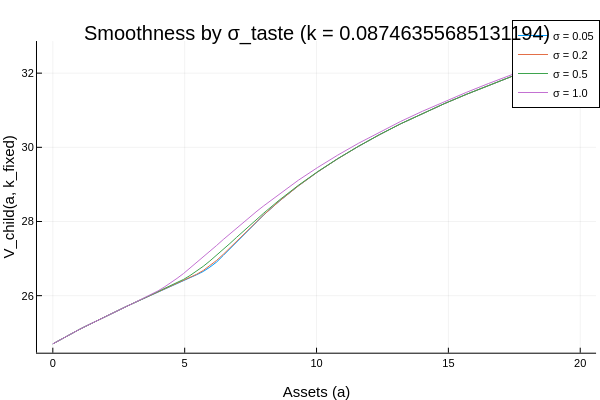

The notebook cell saved with this chart:
### Code cell
using Plots

# --- Settings ---
sigma_taste_list = [0.05, 0.2, 0.5, 1.0]   # Try a range!
Nq = 30
nodes, weights = gausshermite(Nq)
weights = weights / sqrt(pi)

# Fixed k cross-section
k_idx = 2
k_fixed = child_model.k_grid[k_idx]
a_vec = child_model.a_grid

# Prepare the plot
plot(
    xlabel = "Assets (a)",
    ylabel = "V_child(a, k_fixed)",
    title = "Smoothness by σ_taste (k = $k_fixed)",
    legend = :topright
)

# --- Loop over σ_taste and plot each cross-section ---
for sigma_taste in sigma_taste_list
    V_child_interp = create_child_value_interpolator_expected_p(
        child_model, sigma_taste, nodes, weights
    )
    V_cross = [V_child_interp(a, k_fixed) for a in a_vec]
    plot!(a_vec, V_cross, label = "σ = $sigma_taste")
end

display(current())  # Needed in some Julia environments (optional)

### Figure 1 — Plotly figure (JSON) as saved in the notebook; plotly's stock layout.template omitted (floating-point values rounded to 4 significant figures)
{"data": [{"colorbar": {"len": 0.8657, "title": "", "x": 0.9934, "y": 0.5087}, "legendgroup": "σ = 0.05", "line": {"color": "rgba(0, 154, 250, 1.000)", "dash": "solid", "shape": "linear", "width": 1}, "mode": "lines", "name": "σ = 0.05", "showlegend": true, "type": "scatter", "x": [0, 0.1654, 0.3545, 0.5537, 0.7599, 0.9712, 1.187, 1.406, 1.629, 1.854, 2.082, 2.312, 2.544, 2.778, 3.014, 3.252, 3.491, 3.732, 3.974, 4.218, 4.463, 4.709, 4.956, 5.204, 5.454, 5.704, 5.956, 6.208, 6.462, 6.716, 6.971, 7.227, 7.484, 7.742, 8, 8.61, 9.308, 10.04, 10.8, 11.58, 12.38, 13.19, 14.01, 14.84, 15.68, 16.53, 17.39, 18.25, 19.12, 20], "xaxis": "x", "y": [24.7, 24.77, 24.84, 24.92, 25.0, 25.08, 25.15, 25.23, 25.31, 25.39, 25.47, 25.55, 25.63, 25.7, 25.78, 25.86, 25.94, 26.02, 26.1, 26.17, 26.25, 26.33, 26.41, 26.49, 26.56, 26.65, 26.77, 26.9, 27.08, 27.26, 27.45, 27.64, 27.83, 28.01, 28.18, 28.56, 28.96, 29.34, 29.69, 30.02, 30.34, 30.63, 30.91, 31.18, 31.43, 31.67, 31.91, 32.14, 32.36, 32.58], "yaxis": "y"}, {"colorbar": {"len": 0.8657, "title": "", "x": 0.9934, "y": 0.5087}, "legendgroup": "σ = 0.2", "line": {"color": "rgba(227, 111, 71, 1.000)", "dash": "solid", "shape": "linear", "width": 1}, "mode": "lines", "name": "σ = 0.2", "showlegend": true, "type": "scatter", "x": [0, 0.1654, 0.3545, 0.5537, 0.7599, 0.9712, 1.187, 1.406, 1.629, 1.854, 2.082, 2.312, 2.544, 2.778, 3.014, 3.252, 3.491, 3.732, 3.974, 4.218, 4.463, 4.709, 4.956, 5.204, 5.454, 5.704, 5.956, 6.208, 6.462, 6.716, 6.971, 7.227, 7.484, 7.742, 8, 8.61, 9.308, 10.04, 10.8, 11.58, 12.38, 13.19, 14.01, 14.84, 15.68, 16.53, 17.39, 18.25, 19.12, 20], "xaxis": "x", "y": [24.7, 24.77, 24.84, 24.92, 25.0, 25.08, 25.15, 25.23, 25.31, 25.39, 25.47, 25.55, 25.63, 25.7, 25.78, 25.86, 25.94, 26.02, 26.1, 26.17, 26.25, 26.33, 26.41, 26.49, 26.58, 26.68, 26.8, 26.95, 27.11, 27.29, 27.47, 27.65, 27.83, 28.01, 28.18, 28.56, 28.96, 29.34, 29.69, 30.02, 30.34, 30.63, 30.91, 31.18, 31.43, 31.67, 31.91, 32.14, 32.36, 32.58], "yaxis": "y"}, {"colorbar": {"len": 0.8657, "title": "", "x": 0.9934, "y": 0.5087}, "legendgroup": "σ = 0.5", "line": {"color": "rgba(62, 164, 78, 1.000)", "dash": "solid", "shape": "linear", "width": 1}, "mode": "lines", "name": "σ = 0.5", "showlegend": true, "type": "scatter", "x": [0, 0.1654, 0.3545, 0.5537, 0.7599, 0.9712, 1.187, 1.406, 1.629, 1.854, 2.082, 2.312, 2.544, 2.778, 3.014, 3.252, 3.491, 3.732, 3.974, 4.218, 4.463, 4.709, 4.956, 5.204, 5.454, 5.704, 5.956, 6.208, 6.462, 6.716, 6.971, 7.227, 7.484, 7.742, 8, 8.61, 9.308, 10.04, 10.8, 11.58, 12.38, 13.19, 14.01, 14.84, 15.68, 16.53, 17.39, 18.25, 19.12, 20], "xaxis": "x", "y": [24.7, 24.77, 24.84, 24.92, 25.0, 25.08, 25.15, 25.23, 25.31, 25.39, 25.47, 25.55, 25.63, 25.7, 25.78, 25.86, 25.94, 26.02, 26.1, 26.18, 26.26, 26.34, 26.44, 26.54, 26.66, 26.79, 26.94, 27.09, 27.25, 27.41, 27.57, 27.74, 27.91, 28.07, 28.23, 28.59, 28.97, 29.34, 29.7, 30.03, 30.34, 30.63, 30.91, 31.18, 31.43, 31.67, 31.91, 32.14, 32.36, 32.58], "yaxis": "y"}, {"colorbar": {"len": 0.8657, "title": "", "x": 0.9934, "y": 0.5087}, "legendgroup": "σ = 1.0", "line": {"color": "rgba(195, 113, 210, 1.000)", "dash": "solid", "shape": "linear", "width": 1}, "mode": "lines", "name": "σ = 1.0", "showlegend": true, "type": "scatter", "x": [0, 0.1654, 0.3545, 0.5537, 0.7599, 0.9712, 1.187, 1.406, 1.629, 1.854, 2.082, 2.312, 2.544, 2.778, 3.014, 3.252, 3.491, 3.732, 3.974, 4.218, 4.463, 4.709, 4.956, 5.204, 5.454, 5.704, 5.956, 6.208, 6.462, 6.716, 6.971, 7.227, 7.484, 7.742, 8, 8.61, 9.308, 10.04, 10.8, 11.58, 12.38, 13.19, 14.01, 14.84, 15.68, 16.53, 17.39, 18.25, 19.12, 20], "xaxis": "x", "y": [24.7, 24.77, 24.84, 24.92, 25.0, 25.08, 25.15, 25.23, 25.31, 25.39, 25.47, 25.55, 25.63, 25.7, 25.78, 25.86, 25.94, 26.03, 26.12, 26.23, 26.34, 26.47, 26.6, 26.74, 26.88, 27.04, 27.2, 27.35, 27.51, 27.67, 27.82, 27.98, 28.13, 28.28, 28.42, 28.75, 29.11, 29.46, 29.79, 30.11, 30.41, 30.7, 30.97, 31.23, 31.48, 31.72, 31.96, 32.19, 32.41, 32.63], "yaxis": "y"}], "layout": {"annotations": [{"font": {"color": "rgba(0, 0, 0, 1.000)", "family": "sans-serif", "size": 20}, "rotation": 0, "showarrow": false, "text": "Smoothness by σ_taste (k = 0.08746355685131194)", "x": 0.5275, "xanchor": "center", "xref": "paper", "y": 1, "yanchor": "top", "yref": "paper"}], "height": 400, "legend": {"bgcolor": "rgba(255, 255, 255, 1.000)", "bordercolor": "rgba(0, 0, 0, 1.000)", "borderwidth": 1, "font": {"color": "rgba(0, 0, 0, 1.000)", "family": "sans-serif", "size": 11}, "title": {"font": {"color": "rgba(0, 0, 0, 1.000)", "family": "sans-serif", "size": 15}, "text": ""}, "tracegroupgap": 0, "traceorder": "normal", "x": 1, "xanchor": "right", "y": 1, "yanchor": "top"}, "margin": {"b": 20, "l": 0, "r": 0, "t": 20}, "paper_bgcolor": "rgba(255, 255, 255, 1.000)", "plot_bgcolor": "rgba(255, 255, 255, 1.000)", "showlegend": true, "width": 600, "xaxis": {"anchor": "y", "domain": [0.06165, 0.9934], "gridcolor": "rgba(0, 0, 0, 0.100)", "gridwidth": 0.5, "linecolor": "rgba(0, 0, 0, 1.000)", "mirror": false, "range": [-0.6, 20.6], "showgrid": true, "showline": true, "showticklabels": true, "tickangle": 0, "tickcolor": "rgb(0, 0, 0)", "tickfont": {"color": "rgba(0, 0, 0, 1.000)", "family": "sans-serif", "size": 11}, "tickmode": "array", "ticks": "inside", "ticktext": ["0", "5", "10", "15", "20"], "tickvals": [0, 5, 10, 15, 20], "title": "Assets (a)", "titlefont": {"color": "rgba(0, 0, 0, 1.000)", "family": "sans-serif", "size": 15}, "type": "-", "visible": true, "zeroline": false, "zerolinecolor": "rgba(0, 0, 0, 1.000)"}, "yaxis": {"anchor": "x", "domain": [0.07581, 0.9415], "gridcolor": "rgba(0, 0, 0, 0.100)", "gridwidth": 0.5, "linecolor": "rgba(0, 0, 0, 1.000)", "mirror": false, "range": [24.46, 32.87], "showgrid": true, "showline": true, "showticklabels": true, "tickangle": 0, "tickcolor": "rgb(0, 0, 0)", "tickfont": {"color": "rgba(0, 0, 0, 1.000)", "family": "sans-serif", "size": 11}, "tickmode": "array", "ticks": "inside", "ticktext": ["26", "28", "30", "32"], "tickvals": [26, 28, 30, 32], "title": "V_child(a, k_fixed)", "titlefont": {"color": "rgba(0, 0, 0, 1.000)", "family": "sans-serif", "size": 15}, "type": "-", "visible": true, "zeroline": false, "zerolinecolor": "rgba(0, 0, 0, 1.000)"}}}
